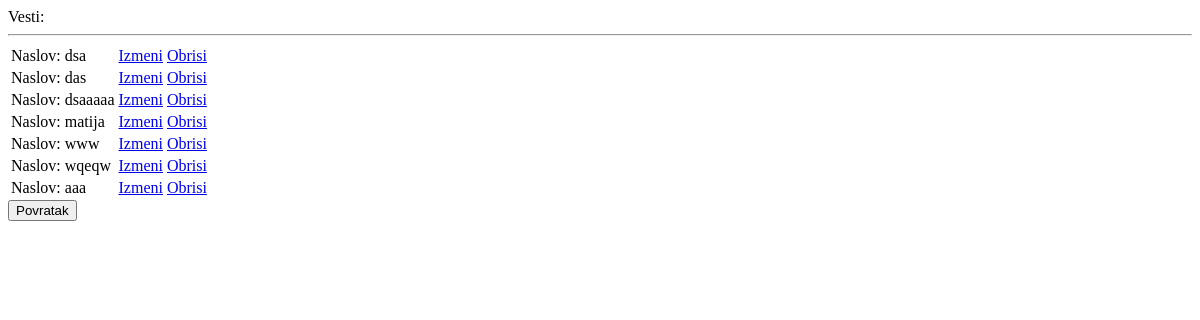
Page /prikazVesti.php (signed in) on the earlier database version.
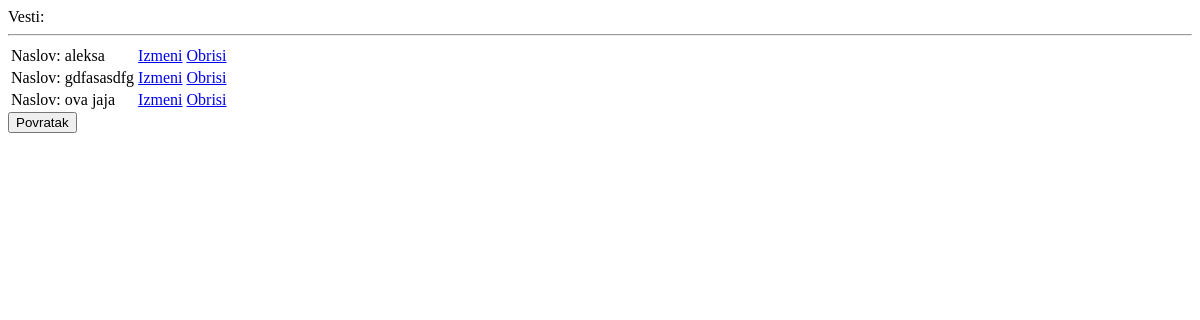
Same page on the later database version.
### tables this page shows
CREATE TABLE `vesti` (
  `id` int(11) NOT NULL,
  `naslov` varchar(255) NOT NULL,
  `opis` varchar(255) NOT NULL,
  `takmicenje` int(11) DEFAULT NULL,
  `datum` timestamp NULL DEFAULT current_timestamp(),
  `slika` int(50) NOT NULL
);

### classes/dbh.php (called while the page is built, shortened)
<?php
class Dbh{
    protected function connect() {
        try{
            $username = "root";
            $password = "";
            $dbh = new PDO('mysql:host=localhost;dbname=php_dev', $username, $password);
            return $dbh;
        }catch (PDOException $e){
            print 'Error: ' . $e->getMessage() . "<br/>";
            die();
        }
    }
    public function getVestiDbh(){
        $sql = "SELECT * FROM vesti";
        $stmt = $this->connect()->query($sql);
        return $stmt;
    }
}

### prikazVesti.php (the view, shortened to what this page needs)
<?php
if(isset($_SESSION['userid'])):
include "classes/dbh.php";
$vest = new Dbh();
$vesti = $vest->getVestiDbh();
?>
<!DOCTYPE html>
<html>
<head>
</head>
<body>
<div>
    <form method="post">
        <label for="courses">Vesti:</label>
        <hr>
        <table>
            <?php
            foreach ($vesti as $key => $value):
                ?>
                <tr>
                    <td>
                        <label>Naslov: </label>
                        <?= $value['naslov'] ?>
                    </td>
                    <td>
                        <a href="includes/editVesti.php?id=<?= $value['id'] ?>">Izmeni</a>
                    </td>
                    <td>
                        <a href="includes/deleteVesti.php?id=<?= $value['id'] ?>">Obrisi</a>
                    </td>
                </tr>
            <?php endforeach; ?>
        </table>
    </form>
    <button onclick="document.location='unosVesti.php'">Povratak</button>
</div>
</body>
<?php else:
header('Location: index.php?error=pleaseLogIn');
endif;
    ?>
</html>

Differences in the rows shown:
removed vesti: naslov "dsa"
removed vesti: naslov "das"
removed vesti: naslov "dsaaaaa"
removed vesti: naslov "matija"
removed vesti: naslov "www"
removed vesti: naslov "wqeqw"
removed vesti: naslov "aaa"
added vesti: naslov "aleksa"
added vesti: naslov "gdfasasdfg"
added vesti: naslov "ova jaja"
